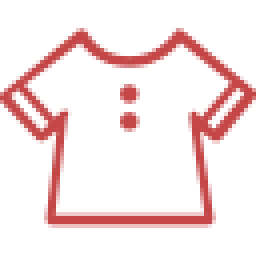
#> input picture src/a.png, 64 x 64 px, found by its file name (shown 4 times larger)
$ python add_num.py
#> lines starting #> are read from the running program, lines starting #| are printed output that depends on the picture
# -*- coding: utf-8 -*-
# __author__ = 'Administrator'

# 将你的 QQ 头像（或者微博头像）右上角加上红色的数字，类似于微信未读信息数量那种提示效果。


from PIL import Image, ImageDraw, ImageFont


def add_num_to_img(image_path, sign="ok"):
#> called with image_path = 'G:/study/python/sample/a.png', sign = 'ok'
    im = Image.open(image_path)
#> im is the input picture: PIL image 64x64 RGBA; mean R, G, B, A 208.9, 110.5, 111.2, 36.6
    width, height = im.size
#> width = 64; height = 64

    draw = ImageDraw.Draw(im)
    font = ImageFont.truetype("arial.ttf", min(width // 6, height // 6))
    draw.text((width * 0.75, height * 0.075), sign, font=font, fill=(255, 33, 33, 255))

    left, right = image_path.rsplit(".", 1)
    new_image_path = left + "_" + sign + "." + right
    im.save(new_image_path)
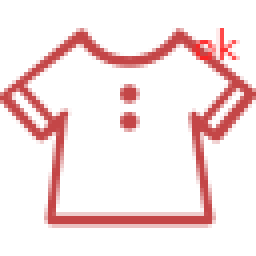
#> saved as a_ok.png: PIL image 64x64 RGBA (shown 4 times larger); mean R, G, B, A 209.6, 110.1, 110.8, 37.8; transparent parts drawn white


if __name__ == '__main__':
    # for test
    add_num_to_img("G:/study/python/sample/a.png")
    print("Finished.")
